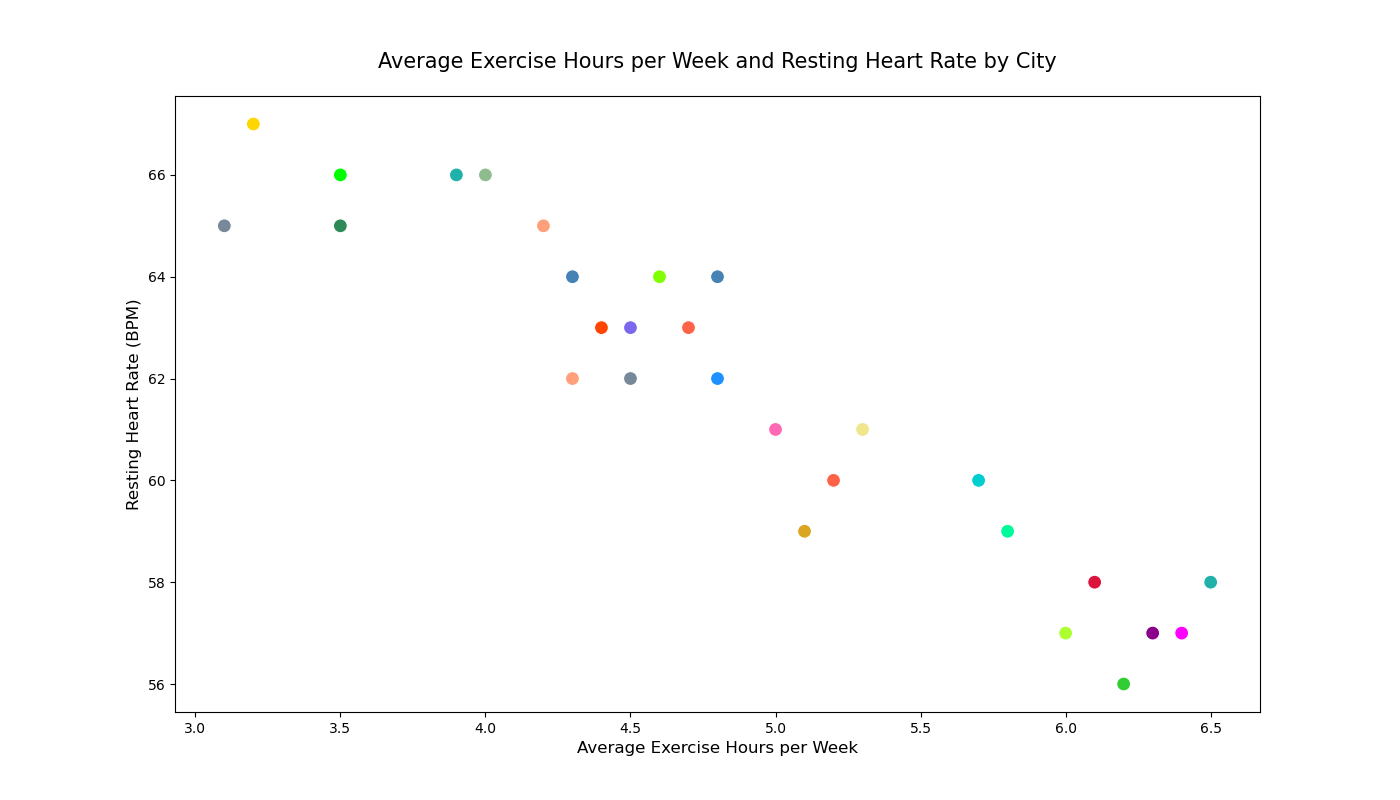

Source code (Python):

import pandas as pd
import seaborn as sns
import matplotlib.pyplot as plt

data = {
    "City": ["New York", "Los Angeles", "Chicago", "Houston", "Phoenix", 
             "Philadelphia", "San Antonio", "San Diego", "Dallas", "San Jose",
             "Austin", "Jacksonville", "Fort Worth", "Columbus", "Charlotte",
             "Indianapolis", "Seattle", "Denver", "Boston", "El Paso",
             "Detroit", "Nashville", "Memphis", "Portland", "Las Vegas", 
             "Louisville", "Baltimore", "Milwaukee", "Albuquerque", "Tucson"],
    "AverageExerciseHours": [5.2, 4.3, 6.5, 3.1, 5.0, 
                             4.8, 5.1, 6.0, 4.5, 6.2, 
                             5.7, 3.9, 4.8, 5.3, 4.4, 
                             3.5, 6.1, 5.8, 6.3, 4.0, 
                             3.2, 4.6, 3.5, 6.4, 4.7, 
                             4.2, 3.9, 4.5, 5.0, 4.3],
    "RestingHeartRate": [60, 62, 58, 65, 61, 
                         64, 59, 57, 63, 56, 
                         60, 66, 62, 61, 63, 
                         65, 58, 59, 57, 66, 
                         67, 64, 66, 57, 63, 
                         65, 66, 62, 61, 64]
}

df = pd.DataFrame(data)

plt.figure(figsize=(14, 8))

scatter_plot = sns.scatterplot(x="AverageExerciseHours", y="RestingHeartRate", data=df, s=100,
                               palette=["#ff6347", "#ffa07a", "#20b2aa", "#778899", "#ff69b4", 
                                        "#4682b4", "#daa520", "#adff2f", "#7b68ee", "#32cd32",
                                        "#00ced1", "#ffb6c1", "#1e90ff", "#f0e68c", "#ff4500",
                                        "#2e8b57", "#dc143c", "#00fa9a", "#8b008b", "#8fbc8f",
                                        "#ffd700", "#7fff00", "#00ff00", "#ff00ff", "#ff6347",
                                        "#ffa07a", "#20b2aa", "#778899", "#ff69b4", "#4682b4"],
                               hue="City", legend=False)

scatter_plot.set_title("Average Exercise Hours per Week and Resting Heart Rate by City", fontsize=15, pad=20)
scatter_plot.set_xlabel("Average Exercise Hours per Week", fontsize=12)
scatter_plot.set_ylabel("Resting Heart Rate (BPM)", fontsize=12)

plt.show()
